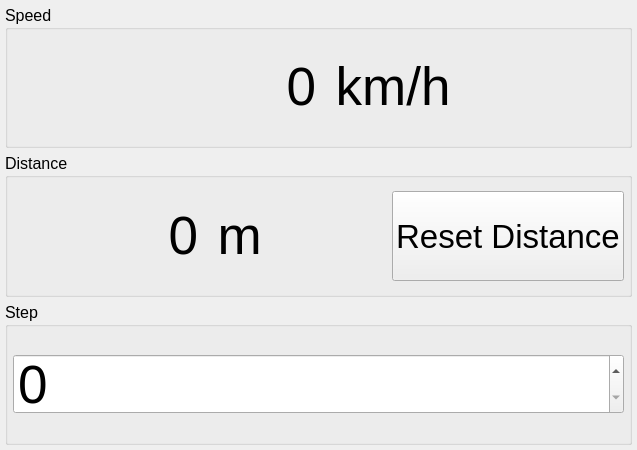
<?xml version="1.0" encoding="UTF-8"?>
<ui version="4.0">
 <class>EncoderPage</class>
 <widget class="QWidget" name="EncoderPage">
  <property name="geometry">
   <rect>
    <x>0</x>
    <y>0</y>
    <width>637</width>
    <height>450</height>
   </rect>
  </property>
  <property name="windowTitle">
   <string>Form</string>
  </property>
  <layout class="QVBoxLayout" name="verticalLayout">
   <property name="spacing">
    <number>5</number>
   </property>
   <property name="leftMargin">
    <number>5</number>
   </property>
   <property name="topMargin">
    <number>5</number>
   </property>
   <property name="rightMargin">
    <number>5</number>
   </property>
   <property name="bottomMargin">
    <number>5</number>
   </property>
   <item>
    <widget class="QGroupBox" name="speedGroupBox">
     <property name="sizePolicy">
      <sizepolicy hsizetype="Preferred" vsizetype="Expanding">
       <horstretch>0</horstretch>
       <verstretch>0</verstretch>
      </sizepolicy>
     </property>
     <property name="font">
      <font>
       <pointsize>12</pointsize>
      </font>
     </property>
     <property name="title">
      <string>Speed</string>
     </property>
     <layout class="QHBoxLayout" name="horizontalLayout_3">
      <property name="spacing">
       <number>5</number>
      </property>
      <property name="leftMargin">
       <number>5</number>
      </property>
      <property name="topMargin">
       <number>5</number>
      </property>
      <property name="rightMargin">
       <number>5</number>
      </property>
      <property name="bottomMargin">
       <number>5</number>
      </property>
      <item>
       <widget class="QLabel" name="speedLabel">
        <property name="minimumSize">
         <size>
          <width>66</width>
          <height>0</height>
         </size>
        </property>
        <property name="maximumSize">
         <size>
          <width>16777215</width>
          <height>50</height>
         </size>
        </property>
        <property name="font">
         <font>
          <pointsize>40</pointsize>
          <weight>50</weight>
          <bold>false</bold>
         </font>
        </property>
        <property name="text">
         <string>0</string>
        </property>
        <property name="alignment">
         <set>Qt::AlignRight|Qt::AlignTrailing|Qt::AlignVCenter</set>
        </property>
       </widget>
      </item>
      <item>
       <widget class="QLabel" name="label_5">
        <property name="sizePolicy">
         <sizepolicy hsizetype="Preferred" vsizetype="Expanding">
          <horstretch>0</horstretch>
          <verstretch>0</verstretch>
         </sizepolicy>
        </property>
        <property name="maximumSize">
         <size>
          <width>16777215</width>
          <height>50</height>
         </size>
        </property>
        <property name="font">
         <font>
          <pointsize>40</pointsize>
          <weight>50</weight>
          <bold>false</bold>
         </font>
        </property>
        <property name="text">
         <string> km/h</string>
        </property>
       </widget>
      </item>
     </layout>
    </widget>
   </item>
   <item>
    <widget class="QGroupBox" name="distanceGroupBox">
     <property name="sizePolicy">
      <sizepolicy hsizetype="Preferred" vsizetype="Expanding">
       <horstretch>0</horstretch>
       <verstretch>0</verstretch>
      </sizepolicy>
     </property>
     <property name="font">
      <font>
       <pointsize>12</pointsize>
      </font>
     </property>
     <property name="title">
      <string>Distance</string>
     </property>
     <layout class="QHBoxLayout" name="horizontalLayout_2">
      <property name="spacing">
       <number>5</number>
      </property>
      <property name="leftMargin">
       <number>5</number>
      </property>
      <property name="topMargin">
       <number>5</number>
      </property>
      <property name="rightMargin">
       <number>5</number>
      </property>
      <property name="bottomMargin">
       <number>5</number>
      </property>
      <item>
       <widget class="QLabel" name="distanceLabel">
        <property name="minimumSize">
         <size>
          <width>66</width>
          <height>0</height>
         </size>
        </property>
        <property name="maximumSize">
         <size>
          <width>16777215</width>
          <height>50</height>
         </size>
        </property>
        <property name="font">
         <font>
          <pointsize>40</pointsize>
         </font>
        </property>
        <property name="text">
         <string>0</string>
        </property>
        <property name="alignment">
         <set>Qt::AlignRight|Qt::AlignTrailing|Qt::AlignVCenter</set>
        </property>
       </widget>
      </item>
      <item>
       <widget class="QLabel" name="label_6">
        <property name="sizePolicy">
         <sizepolicy hsizetype="Preferred" vsizetype="Expanding">
          <horstretch>0</horstretch>
          <verstretch>0</verstretch>
         </sizepolicy>
        </property>
        <property name="maximumSize">
         <size>
          <width>16777215</width>
          <height>50</height>
         </size>
        </property>
        <property name="font">
         <font>
          <pointsize>40</pointsize>
         </font>
        </property>
        <property name="text">
         <string> m</string>
        </property>
       </widget>
      </item>
      <item>
       <widget class="QPushButton" name="resetDistanceButton">
        <property name="sizePolicy">
         <sizepolicy hsizetype="Preferred" vsizetype="Maximum">
          <horstretch>0</horstretch>
          <verstretch>0</verstretch>
         </sizepolicy>
        </property>
        <property name="maximumSize">
         <size>
          <width>16777215</width>
          <height>90</height>
         </size>
        </property>
        <property name="font">
         <font>
          <pointsize>25</pointsize>
         </font>
        </property>
        <property name="focusPolicy">
         <enum>Qt::NoFocus</enum>
        </property>
        <property name="text">
         <string>Reset Distance</string>
        </property>
       </widget>
      </item>
     </layout>
    </widget>
   </item>
   <item>
    <widget class="QGroupBox" name="stepEncoderGroupBox">
     <property name="sizePolicy">
      <sizepolicy hsizetype="Preferred" vsizetype="Expanding">
       <horstretch>0</horstretch>
       <verstretch>0</verstretch>
      </sizepolicy>
     </property>
     <property name="font">
      <font>
       <pointsize>12</pointsize>
      </font>
     </property>
     <property name="title">
      <string>Step</string>
     </property>
     <layout class="QHBoxLayout" name="horizontalLayout">
      <property name="spacing">
       <number>5</number>
      </property>
      <property name="leftMargin">
       <number>5</number>
      </property>
      <property name="topMargin">
       <number>5</number>
      </property>
      <property name="rightMargin">
       <number>5</number>
      </property>
      <property name="bottomMargin">
       <number>5</number>
      </property>
      <item>
       <widget class="SpinBoxNumber" name="stepSpinBox">
        <property name="sizePolicy">
         <sizepolicy hsizetype="Expanding" vsizetype="Expanding">
          <horstretch>0</horstretch>
          <verstretch>0</verstretch>
         </sizepolicy>
        </property>
        <property name="maximumSize">
         <size>
          <width>16777215</width>
          <height>60</height>
         </size>
        </property>
        <property name="font">
         <font>
          <pointsize>40</pointsize>
         </font>
        </property>
       </widget>
      </item>
     </layout>
    </widget>
   </item>
  </layout>
 </widget>
 <customwidgets>
  <customwidget>
   <class>SpinBoxNumber</class>
   <extends>QSpinBox</extends>
   <header>spinboxnumber.h</header>
  </customwidget>
 </customwidgets>
 <resources/>
 <connections/>
</ui>
